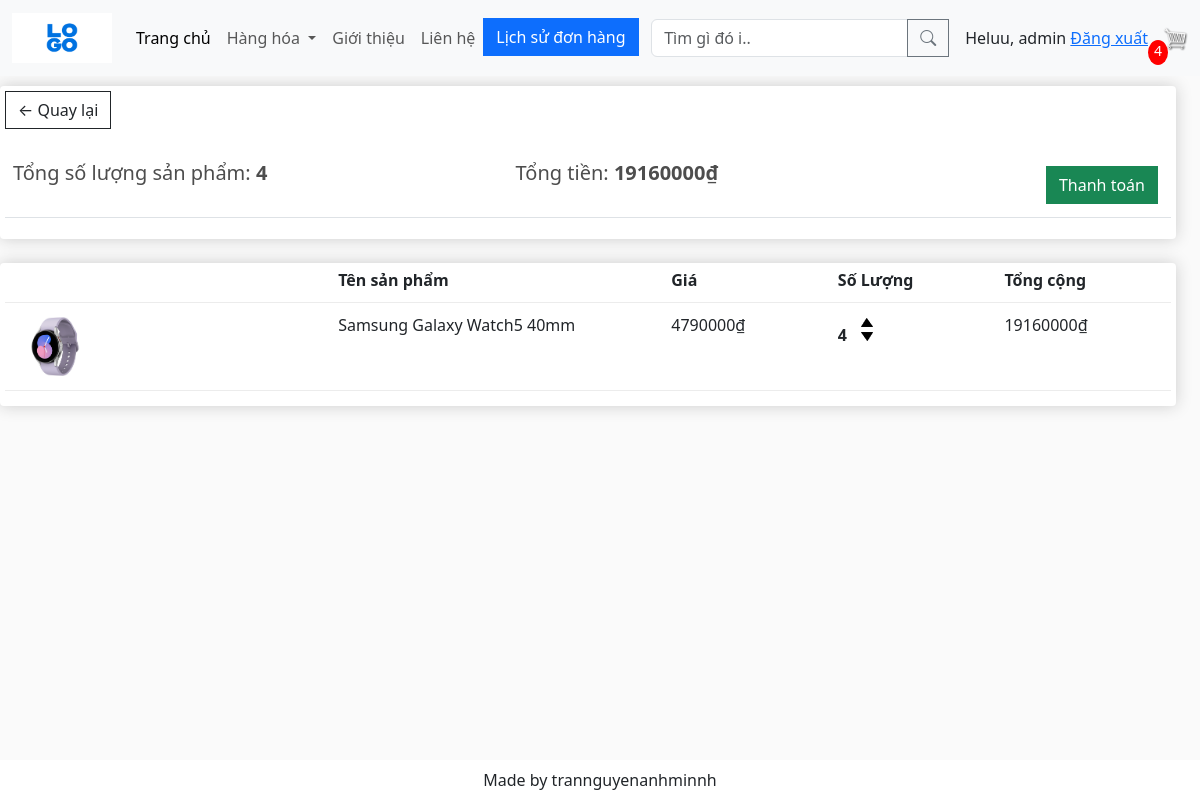
The app's page /cart/ (signed in), older data.
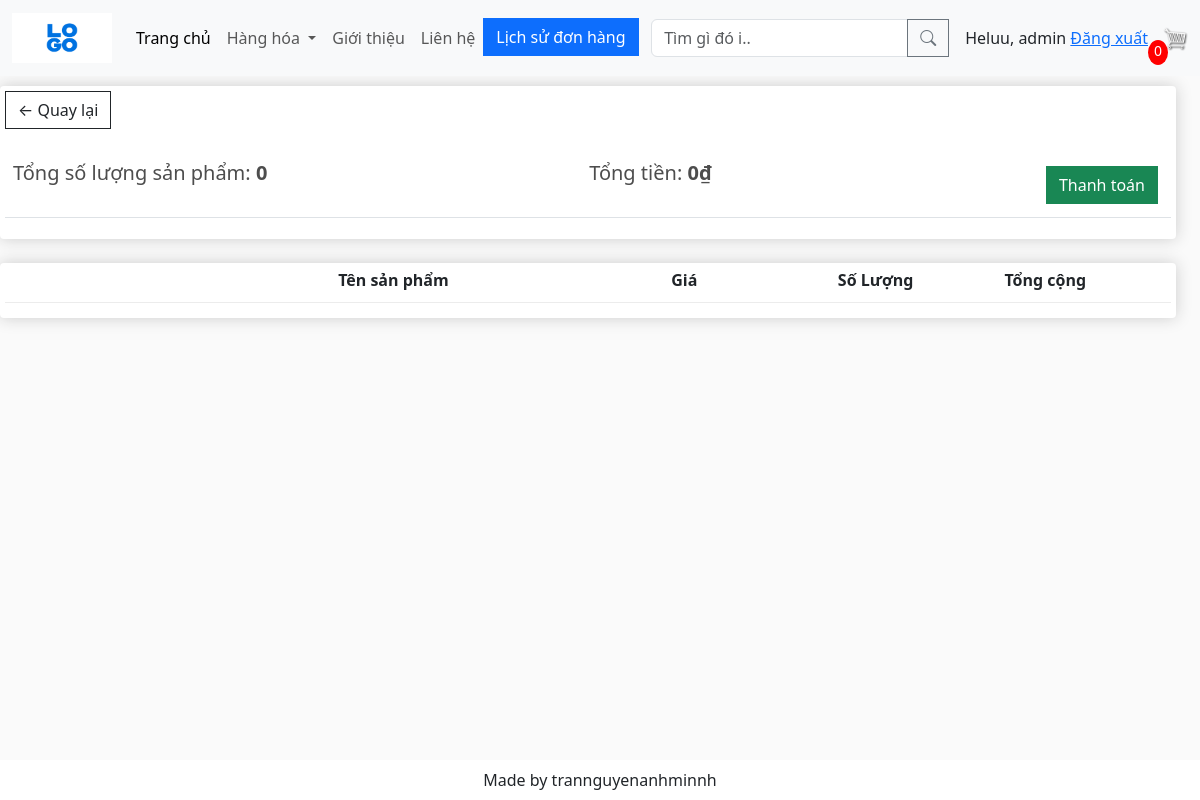
The same page, newer data.
### app/models.py (models this page shows, shortened)
class Order(models.Model):
    customer = models.ForeignKey(User, on_delete=models.SET_NULL, null=True, blank=True)
    date_order = models.DateTimeField(auto_now_add=True)
    complete = models.BooleanField(default=False, null=True, blank=False)
    transaction_id = models.CharField(max_length=200, null=True)
    @property
    def get_cart_items(self):# tính tổng số lượng sản phẩm trong giỏ hàng
        orderitems = self.orderitem_set.all()
        total = sum([item.quantity for item in orderitems])
        return total
    @property
    def get_cart_total(self):#Tính tổng giá trị giỏ hàng.
        orderitems = self.orderitem_set.all()
        total = sum([item.get_total for item in orderitems])
        return total

class OrderItem(models.Model):
    product = models.ForeignKey(Product, on_delete=models.SET_NULL, null=True, blank=True)
    order = models.ForeignKey(Order, on_delete=models.SET_NULL, null=True, blank=True)
    quantity = models.IntegerField(default=0, null=True, blank=False)
    date_added = models.DateTimeField(auto_now_add=True)
    @property
    def get_total(self):#giá trị tổng của một item trong giỏ hàng
        total = self.product.price * self.quantity
        return total

class Product(models.Model):
    category = models.ManyToManyField(Category,related_name='product')
    name = models.CharField(max_length=200, null=True)
    price = models.FloatField()
    quantity =models.PositiveIntegerField(default=0)
    digital = models.BooleanField(default=False, null=True, blank=False)
    image = models.ImageField(null=True, blank=True)
    supimage = models.ImageField(null=True, blank=True)
    detail = models.TextField(blank=True, null=True)
    @property
    def ImageURL(self):
        try:
            url = self.image.url
        except:
            url = ''
        return url

### app/views.py (the view)
# urls.py: path('cart/',views.cart, name='cart'),
def cart(request):
    if request.user.is_authenticated:
        customer = request.user
        order, created = Order.objects.get_or_create(customer=customer, complete=False)
        items = order.orderitem_set.all()
        cartItems = order.get_cart_items
        categories = Category.objects.filter(is_sub = False)
    else:
        items = []
        order ={'get_cart_items':0, 'get_cart_total':0}
        cartItems = order['get_cart_items']
        categories = Category.objects.filter(is_sub = False)
    context = {'items':items, 'order':order,'cartItems':cartItems,'categories':categories}
    return render(request, 'app/cart.html',context)

### app/templates/app/cart.html
{% extends 'app/base.html' %}
{% load static %}
{% block cart_content %}
<div class="row" style="width: 100%;">
    <div class="col-lg-12">
        <div class="box-element">
            <a class="btn btn-outline-dark" href="{% url 'home' %}">&#x2190; Quay lại</a>
            <br>
            <br>
            <table class="table">
                <tr>
                    <th>
                        <h5>Tổng số lượng sản phẩm: <strong>{{ order.get_cart_items }}</strong></h5>
                    </th>
                    <th>
                        <h5>Tổng tiền:<strong> {{ order.get_cart_total|floatformat:0 }}₫</strong></h5>
                    </th>
                    <th>
                        <a style="float:right; margin:5px;" class="btn btn-success" href="{% url 'checkout' %}">Thanh
                            toán</a>
                    </th>
                </tr>
            </table>
        </div>
        <br>
        <div class="box-element">
            <div class="cart-row">
                <div style="flex:2"></div>
                <div style="flex:2"><strong>Tên sản phẩm</strong></div>
                <div style="flex:1"><strong>Giá</strong></div>
                <div style="flex:1"><strong>Số Lượng</strong></div>
                <div style="flex:1"><strong>Tổng cộng</strong></div>
            </div>
            {% for item in items %}
            {% if item.quantity > 0 %}
            <div class="cart-row">
                <div style="flex:2"><img class="row-image" src="{{ item.product.ImageURL }}"></div>
                <div style="flex:2">
                    <p>{{ item.product.name }}</p>
                </div>
                <div style="flex:1">
                    <p>{{ item.product.price|floatformat:0 }}₫</p>
                </div>
                <div style="flex:1">
                    <p class="quantity">{{ item.quantity }}</p>
                    <div class="quantity">
                        <img data-product="{{ item.product.id }}" data-action="add" class="chg-quantity update-cart"
                            src="{% static 'app/images/arrow-up.png' %}">
                        <img data-product="{{ item.product.id }}" data-action="remove" class="chg-quantity update-cart"
                            src="{% static 'app/images/arrow-down.png' %}">
                    </div>
                </div>
                <div style="flex:1">
                    <p class="total">{{ item.get_total|floatformat:0 }}₫</p>
                </div>
            </div>
            {% endif %}
            {% endfor %}
        </div>
    </div>
</div>
{% endblock cart_content %}

### app/templates/app/base.html (shortened to what this page needs)
{% load static %}
<!DOCTYPE html>
<html lang="en">
<head>
  <link href="https://cdn.jsdelivr.net/npm/bootstrap@5.3.1/dist/css/bootstrap.min.css" rel="stylesheet"
>
  <link rel="stylesheet" href="{%static 'app/css/style.css' %}">
  <link rel="stylesheet" href="{%static 'app/css/owl.carousel.min' %}">
  <link rel="stylesheet" href="{%static 'app/css/all.min.css' %}">
  <link rel="stylesheet" href="{%static 'app/css/main.css' %}">
  <link rel="stylesheet" href="https://cdn.jsdelivr.net/npm/bootstrap-icons@1.10.5/font/bootstrap-icons.css">
</head>
<body>
  <nav class="navbar navbar-expand-lg bg-body-tertiary">
    <div class="container-fluid">
      <a class="navbar-brand" href="{%url 'home' %}">
        <img src="{%static 'app/images/logo.png' %}" width="100rem" height="50rem" alt="">
      </a>
      <div class="collapse navbar-collapse" id="navbarSupportedContent">
        <ul class="navbar-nav me-auto mb-2 mb-lg-0">
          <li class="nav-item">
            <a class="nav-link active" aria-current="page" href="#">Trang chủ</a>
          </li>
          <li class="nav-item dropdown">
            <a class="nav-link dropdown-toggle" href="#" role="button" data-bs-toggle="dropdown" aria-expanded="false">
              Hàng hóa
            </a>
          </li>
          <li class="nav-item">
            <a class="nav-link" href="#">Giới thiệu</a>
          </li>
          <li class="nav-item">
            <a class="nav-link" href="#">Liên hệ</a>
          </li>
          <li class="nav-item">
            <a href="{% url 'purchase_history' %}" class="btn btn-primary">Lịch sử đơn hàng</a>
          </li>
        </ul>
        <form class="d-flex" role="search" method=POST action="{% url 'search' %}">
          <div class="input-group mb-6 " style="margin-right: 1rem;">
            <input type="text" class="form-control" placeholder="Tìm gì đó i.."
            aria-label="Recipient's username" aria-describedby="button-addon2"type="search" placeholder="Search" aria-label="Search" name='searched'>
            <button class="btn btn-outline-secondary" type="submit" id="button-addon2"><i class="bi bi-search"></i></button>
          </div>
        </form>
      </div>
      {% if user.is_authenticated %}
      <div class="form-inline my-2 my-lg-0">
        <span>Heluu, {{ request.user }}</span>
        <span><a href="{% url 'logout' %}">Đăng xuất</a></span>
      </div>
      {% endif %}
      <div class="form-inline my-2 my-lg-0">
        <a href="{%url 'cart' %}"><img id="cart-icon" src="{%static 'app/images/cart.png' %}"
            style="position: relative;"></a>
        <p id="cart-total" style="position: absolute; top:2.5rem; right: 2rem;">{{cartItems}}</p>
      </div>
    </div>
  </nav>
  {% block cart_content %} {% endblock cart_content %}
  <footer class="container--fluid text-center fixed-bottom p-2 mt-5 " style="background-color: white;">
    Made by trannguyenanhminnh
  </footer>
</body>
</html>

Row changes from the older to the newer data that the page shows:
no longer on this page (row edited): Order: get_cart_items "4", get_cart_total "19160000"
no longer on this page (row edited): OrderItem: product.ImageURL (picture), product.name "Samsung Galaxy Watch5 40mm", product.price "4790000", quantity "4", get_total "19160000"
added Order: get_cart_items "0", get_cart_total "0"
Text that changed along with them:
{{ cartItems }}: "4" → "0"
